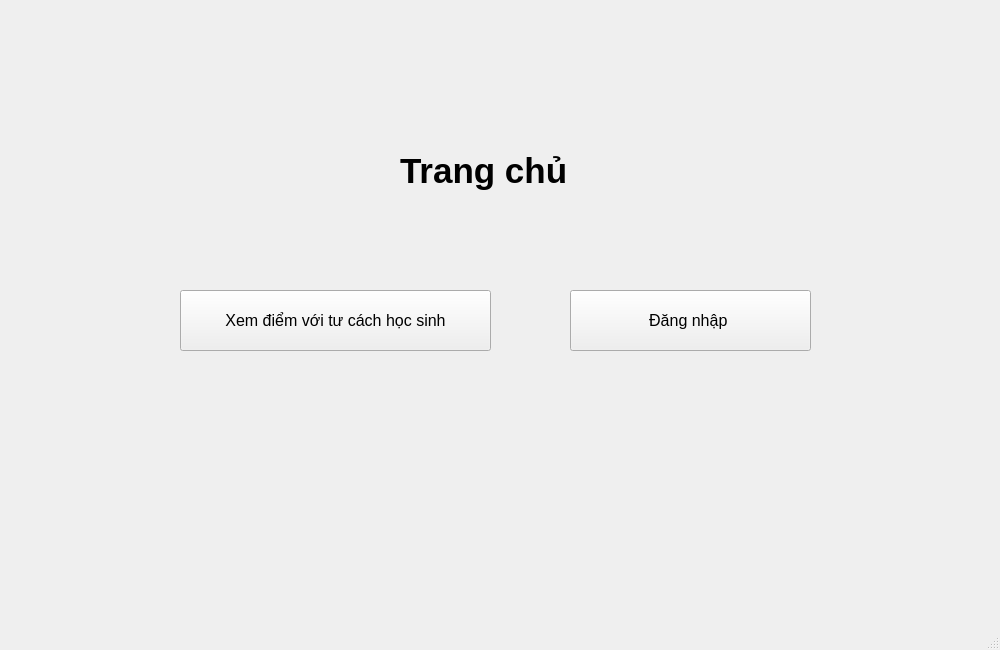
<?xml version="1.0" encoding="UTF-8"?>
<ui version="4.0">
 <class>MainWindow</class>
 <widget class="QMainWindow" name="MainWindow">
  <property name="geometry">
   <rect>
    <x>0</x>
    <y>0</y>
    <width>1000</width>
    <height>650</height>
   </rect>
  </property>
  <property name="windowTitle">
   <string>MainWindow</string>
  </property>
  <widget class="QWidget" name="centralwidget">
   <widget class="QPushButton" name="b1">
    <property name="geometry">
     <rect>
      <x>180</x>
      <y>290</y>
      <width>311</width>
      <height>61</height>
     </rect>
    </property>
    <property name="font">
     <font>
      <pointsize>12</pointsize>
     </font>
    </property>
    <property name="text">
     <string>Xem điểm với tư cách học sinh</string>
    </property>
   </widget>
   <widget class="QPushButton" name="b2">
    <property name="geometry">
     <rect>
      <x>570</x>
      <y>290</y>
      <width>241</width>
      <height>61</height>
     </rect>
    </property>
    <property name="font">
     <font>
      <pointsize>12</pointsize>
     </font>
    </property>
    <property name="text">
     <string>Đăng nhập </string>
    </property>
   </widget>
   <widget class="QLabel" name="label">
    <property name="geometry">
     <rect>
      <x>400</x>
      <y>130</y>
      <width>231</width>
      <height>81</height>
     </rect>
    </property>
    <property name="font">
     <font>
      <pointsize>26</pointsize>
      <weight>75</weight>
      <bold>true</bold>
     </font>
    </property>
    <property name="text">
     <string>Trang chủ</string>
    </property>
   </widget>
  </widget>
  <widget class="QMenuBar" name="menubar">
   <property name="geometry">
    <rect>
     <x>0</x>
     <y>0</y>
     <width>1000</width>
     <height>26</height>
    </rect>
   </property>
  </widget>
  <widget class="QStatusBar" name="statusbar"/>
 </widget>
 <resources/>
 <connections/>
</ui>
